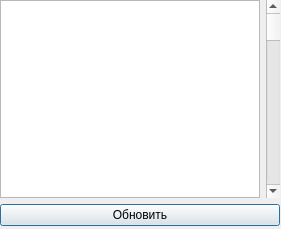
<?xml version="1.0" encoding="UTF-8"?>
<ui version="4.0">
 <class>Dialog</class>
 <widget class="QDialog" name="Dialog">
  <property name="geometry">
   <rect>
    <x>0</x>
    <y>0</y>
    <width>281</width>
    <height>229</height>
   </rect>
  </property>
  <property name="windowTitle">
   <string>Dialog</string>
  </property>
  <widget class="QWidget" name="">
   <property name="geometry">
    <rect>
     <x>0</x>
     <y>0</y>
     <width>280</width>
     <height>226</height>
    </rect>
   </property>
   <layout class="QVBoxLayout" name="verticalLayout">
    <item>
     <layout class="QHBoxLayout" name="horizontalLayout">
      <item>
       <widget class="QTableWidget" name="tableWidget"/>
      </item>
      <item>
       <widget class="QScrollBar" name="verticalScrollBar">
        <property name="orientation">
         <enum>Qt::Orientation::Vertical</enum>
        </property>
       </widget>
      </item>
     </layout>
    </item>
    <item>
     <widget class="QPushButton" name="pushButton">
      <property name="text">
       <string>Обновить</string>
      </property>
     </widget>
    </item>
   </layout>
  </widget>
 </widget>
 <resources/>
 <connections/>
</ui>
